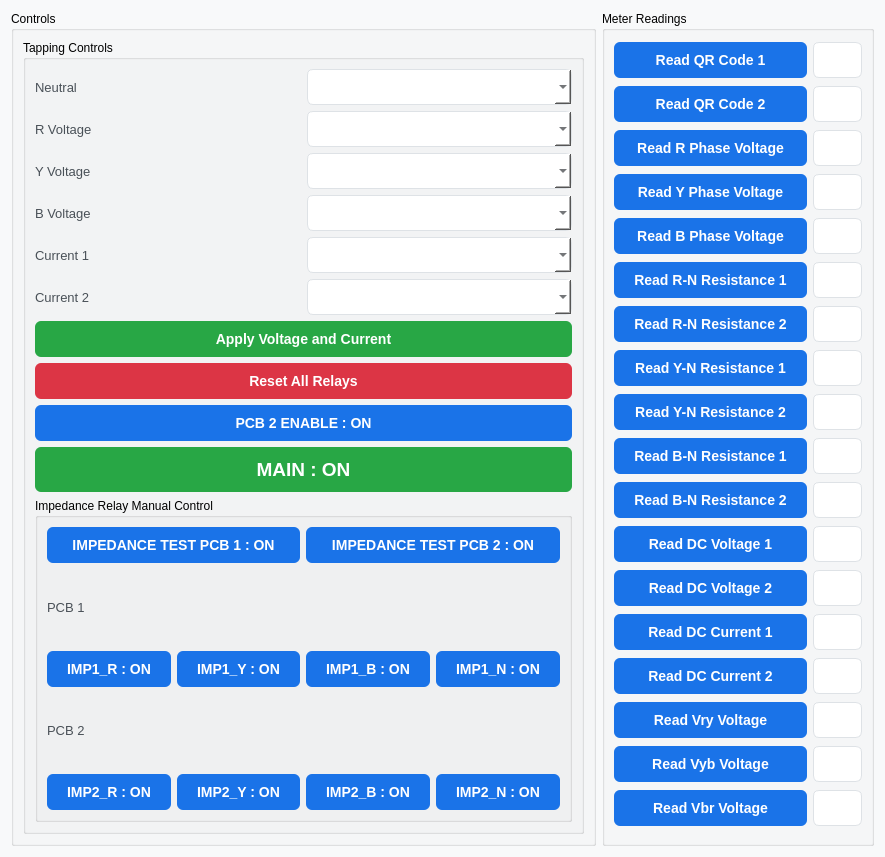
<?xml version="1.0" encoding="UTF-8"?>
<ui version="4.0">
 <class>DebugWidget</class>
 <widget class="QWidget" name="DebugWidget">
  <property name="geometry">
   <rect>
    <x>0</x>
    <y>0</y>
    <width>863</width>
    <height>857</height>
   </rect>
  </property>
  <property name="styleSheet">
   <string notr="true">
QWidget#DebugWidget {
    background-color: #f8f9fa;
}
QLabel {
    font-family: &quot;Segoe UI&quot;, Arial, sans-serif;
    font-size: 13px;
    color: #495057;
}
QLineEdit {
    border: 1px solid #dee2e6;
    border-radius: 6px;
    padding: 8px 12px;
    background-color: #ffffff;
    font-size: 14px;
    color: #212529;
}
QComboBox {
    border: 1px solid #dee2e6;
    border-radius: 6px;
    padding: 8px 30px 8px 12px;
    background-color: #ffffff;
    font-size: 14px;
    color: #212529;
}
QPushButton {
    background-color: #1a73e8;
    color: white;
    font-size: 14px;
    font-weight: 600;
    padding: 10px 20px;
    border-radius: 6px;
}
QPushButton#btn_apply_taps {
    background-color: #28a745;
}
QPushButton#btn_apply_taps:hover {
    background-color: #218838;
}
QPushButton#btn_reset_taps {
    background-color: #dc3545;
}
QPushButton#btn_reset_taps:hover {
    background-color: #c82333;
}
   </string>
  </property>
  <layout class="QVBoxLayout" name="verticalLayout_Main">
   <item>
    <layout class="QHBoxLayout" name="horizontalLayout_Main">
     <item>
      <widget class="QGroupBox" name="groupBox_Controls">
       <property name="title">
        <string>Controls</string>
       </property>
       <layout class="QVBoxLayout" name="verticalLayout_Controls">
        <item>
         <widget class="QGroupBox" name="groupBox_Tapping">
          <property name="title">
           <string>Tapping Controls</string>
          </property>
          <layout class="QGridLayout" name="gridLayout_Tapping">
           <item row="5" column="0">
            <widget class="QLabel" name="label">
             <property name="text">
              <string>Current 2</string>
             </property>
            </widget>
           </item>
           <item row="1" column="0">
            <widget class="QLabel" name="label">
             <property name="text">
              <string>R Voltage</string>
             </property>
            </widget>
           </item>
           <item row="4" column="0">
            <widget class="QLabel" name="label">
             <property name="text">
              <string>Current 1</string>
             </property>
            </widget>
           </item>
           <item row="4" column="1">
            <widget class="QComboBox" name="combo_current_1"/>
           </item>
           <item row="13" column="0" colspan="2">
            <widget class="QGroupBox" name="group_impedance_manual">
             <property name="title">
              <string>Impedance Relay Manual Control</string>
             </property>
             <layout class="QGridLayout" name="gridLayout_ImpedanceManual">
              <item row="4" column="0">
               <widget class="QPushButton" name="btn_imp2_r">
                <property name="text">
                 <string>IMP2_R : ON</string>
                </property>
               </widget>
              </item>
              <item row="2" column="0">
               <widget class="QPushButton" name="btn_imp1_r">
                <property name="text">
                 <string>IMP1_R : ON</string>
                </property>
               </widget>
              </item>
              <item row="2" column="1">
               <widget class="QPushButton" name="btn_imp1_y">
                <property name="text">
                 <string>IMP1_Y : ON</string>
                </property>
               </widget>
              </item>
              <item row="4" column="2">
               <widget class="QPushButton" name="btn_imp2_b">
                <property name="text">
                 <string>IMP2_B : ON</string>
                </property>
               </widget>
              </item>
              <item row="4" column="3">
               <widget class="QPushButton" name="btn_imp2_n">
                <property name="text">
                 <string>IMP2_N : ON</string>
                </property>
               </widget>
              </item>
              <item row="3" column="0">
               <widget class="QLabel" name="label">
                <property name="text">
                 <string>PCB 2</string>
                </property>
               </widget>
              </item>
              <item row="2" column="3">
               <widget class="QPushButton" name="btn_imp1_n">
                <property name="text">
                 <string>IMP1_N : ON</string>
                </property>
               </widget>
              </item>
              <item row="4" column="1">
               <widget class="QPushButton" name="btn_imp2_y">
                <property name="text">
                 <string>IMP2_Y : ON</string>
                </property>
               </widget>
              </item>
              <item row="2" column="2">
               <widget class="QPushButton" name="btn_imp1_b">
                <property name="text">
                 <string>IMP1_B : ON</string>
                </property>
               </widget>
              </item>
              <item row="1" column="0">
               <widget class="QLabel" name="label">
                <property name="text">
                 <string>PCB 1</string>
                </property>
               </widget>
              </item>
              <item row="0" column="0" colspan="2">
               <widget class="QPushButton" name="btn_imp_test_pcb1">
                <property name="text">
                 <string>IMPEDANCE TEST PCB 1 : ON</string>
                </property>
               </widget>
              </item>
              <item row="0" column="2" colspan="2">
               <widget class="QPushButton" name="btn_imp_test_pcb2">
                <property name="text">
                 <string>IMPEDANCE TEST PCB 2 : ON</string>
                </property>
               </widget>
              </item>
             </layout>
            </widget>
           </item>
           <item row="2" column="1">
            <widget class="QComboBox" name="combo_y_voltage"/>
           </item>
           <item row="0" column="1">
            <widget class="QComboBox" name="combo_neutral"/>
           </item>
           <item row="5" column="1">
            <widget class="QComboBox" name="combo_current_2"/>
           </item>
           <item row="2" column="0">
            <widget class="QLabel" name="label">
             <property name="text">
              <string>Y Voltage</string>
             </property>
            </widget>
           </item>
           <item row="9" column="0" colspan="2">
            <widget class="QPushButton" name="btn_main_contactor">
             <property name="minimumSize">
              <size>
               <width>160</width>
               <height>45</height>
              </size>
             </property>
             <property name="styleSheet">
              <string notr="true">background-color:#28a745;color:white;font-weight:bold;font-size:14pt;</string>
             </property>
             <property name="text">
              <string>MAIN : ON</string>
             </property>
            </widget>
           </item>
           <item row="1" column="1">
            <widget class="QComboBox" name="combo_r_voltage"/>
           </item>
           <item row="0" column="0">
            <widget class="QLabel" name="label">
             <property name="text">
              <string>Neutral</string>
             </property>
            </widget>
           </item>
           <item row="3" column="1">
            <widget class="QComboBox" name="combo_b_voltage"/>
           </item>
           <item row="3" column="0">
            <widget class="QLabel" name="label">
             <property name="text">
              <string>B Voltage</string>
             </property>
            </widget>
           </item>
           <item row="8" column="0" colspan="2">
            <widget class="QPushButton" name="btn_pcb2_enable">
             <property name="text">
              <string>PCB 2 ENABLE : ON</string>
             </property>
            </widget>
           </item>
           <item row="7" column="0" colspan="2">
            <widget class="QPushButton" name="btn_reset_taps">
             <property name="text">
              <string>Reset All Relays</string>
             </property>
            </widget>
           </item>
           <item row="6" column="0" colspan="2">
            <widget class="QPushButton" name="btn_apply_taps">
             <property name="text">
              <string>Apply Voltage and Current</string>
             </property>
            </widget>
           </item>
          </layout>
         </widget>
        </item>
       </layout>
      </widget>
     </item>
     <item>
      <widget class="QGroupBox" name="groupBox_Readings">
       <property name="title">
        <string>Meter Readings</string>
       </property>
       <layout class="QGridLayout" name="gridLayout_Readings">
        <item row="4" column="0">
         <widget class="QPushButton" name="btn_read_b_v">
          <property name="text">
           <string>Read B Phase Voltage</string>
          </property>
         </widget>
        </item>
        <item row="6" column="0">
         <widget class="QPushButton" name="btn_read_rn_r_2">
          <property name="text">
           <string>Read R-N Resistance 2</string>
          </property>
         </widget>
        </item>
        <item row="5" column="1">
         <widget class="QLineEdit" name="txt_rn_r_1"/>
        </item>
        <item row="2" column="1">
         <widget class="QLineEdit" name="txt_r_v"/>
        </item>
        <item row="9" column="0">
         <widget class="QPushButton" name="btn_read_bn_r_1">
          <property name="text">
           <string>Read B-N Resistance 1</string>
          </property>
         </widget>
        </item>
        <item row="14" column="1">
         <widget class="QLineEdit" name="txt_dc_i_2"/>
        </item>
        <item row="3" column="1">
         <widget class="QLineEdit" name="txt_y_v"/>
        </item>
        <item row="7" column="0">
         <widget class="QPushButton" name="btn_read_yn_r_1">
          <property name="text">
           <string>Read Y-N Resistance 1</string>
          </property>
         </widget>
        </item>
        <item row="8" column="0">
         <widget class="QPushButton" name="btn_read_yn_r_2">
          <property name="text">
           <string>Read Y-N Resistance 2</string>
          </property>
         </widget>
        </item>
        <item row="13" column="1">
         <widget class="QLineEdit" name="txt_dc_i_1"/>
        </item>
        <item row="1" column="0">
         <widget class="QPushButton" name="btn_read_qr_2">
          <property name="text">
           <string>Read QR Code 2</string>
          </property>
         </widget>
        </item>
        <item row="12" column="0">
         <widget class="QPushButton" name="btn_read_dc_v_2">
          <property name="text">
           <string>Read DC Voltage 2</string>
          </property>
         </widget>
        </item>
        <item row="0" column="1">
         <widget class="QLineEdit" name="txt_qr_1"/>
        </item>
        <item row="9" column="1">
         <widget class="QLineEdit" name="txt_bn_r_1"/>
        </item>
        <item row="10" column="0">
         <widget class="QPushButton" name="btn_read_bn_r_2">
          <property name="text">
           <string>Read B-N Resistance 2</string>
          </property>
         </widget>
        </item>
        <item row="11" column="0">
         <widget class="QPushButton" name="btn_read_dc_v_1">
          <property name="text">
           <string>Read DC Voltage 1</string>
          </property>
         </widget>
        </item>
        <item row="13" column="0">
         <widget class="QPushButton" name="btn_read_dc_i_1">
          <property name="text">
           <string>Read DC Current 1</string>
          </property>
         </widget>
        </item>
        <item row="14" column="0">
         <widget class="QPushButton" name="btn_read_dc_i_2">
          <property name="text">
           <string>Read DC Current 2</string>
          </property>
         </widget>
        </item>
        <item row="15" column="0">
         <widget class="QPushButton" name="btn_read_vry">
          <property name="text">
           <string>Read Vry Voltage</string>
          </property>
         </widget>
        </item>
        <item row="16" column="0">
         <widget class="QPushButton" name="btn_read_vyb">
          <property name="text">
           <string>Read Vyb Voltage</string>
          </property>
         </widget>
        </item>
        <item row="17" column="0">
         <widget class="QPushButton" name="btn_read_vbr">
          <property name="text">
           <string>Read Vbr Voltage</string>
          </property>
         </widget>
        </item>
        <item row="15" column="1">
         <widget class="QLineEdit" name="txt_vry"/>
        </item>
        <item row="16" column="1">
         <widget class="QLineEdit" name="txt_vyb"/>
        </item>
        <item row="17" column="1">
         <widget class="QLineEdit" name="txt_vbr"/>
        </item>
        <item row="1" column="1">
         <widget class="QLineEdit" name="txt_qr_2"/>
        </item>
        <item row="8" column="1">
         <widget class="QLineEdit" name="txt_yn_r_2"/>
        </item>
        <item row="7" column="1">
         <widget class="QLineEdit" name="txt_yn_r_1"/>
        </item>
        <item row="12" column="1">
         <widget class="QLineEdit" name="txt_dc_v_2"/>
        </item>
        <item row="0" column="0">
         <widget class="QPushButton" name="btn_read_qr_1">
          <property name="text">
           <string>Read QR Code 1</string>
          </property>
         </widget>
        </item>
        <item row="5" column="0">
         <widget class="QPushButton" name="btn_read_rn_r_1">
          <property name="text">
           <string>Read R-N Resistance 1</string>
          </property>
         </widget>
        </item>
        <item row="11" column="1">
         <widget class="QLineEdit" name="txt_dc_v_1"/>
        </item>
        <item row="3" column="0">
         <widget class="QPushButton" name="btn_read_y_v">
          <property name="text">
           <string>Read Y Phase Voltage</string>
          </property>
         </widget>
        </item>
        <item row="2" column="0">
         <widget class="QPushButton" name="btn_read_r_v">
          <property name="text">
           <string>Read R Phase Voltage</string>
          </property>
         </widget>
        </item>
        <item row="10" column="1">
         <widget class="QLineEdit" name="txt_bn_r_2"/>
        </item>
        <item row="6" column="1">
         <widget class="QLineEdit" name="txt_rn_r_2"/>
        </item>
        <item row="4" column="1">
         <widget class="QLineEdit" name="txt_b_v"/>
        </item>
       </layout>
      </widget>
     </item>
    </layout>
   </item>
  </layout>
 </widget>
 <resources/>
 <connections/>
</ui>
